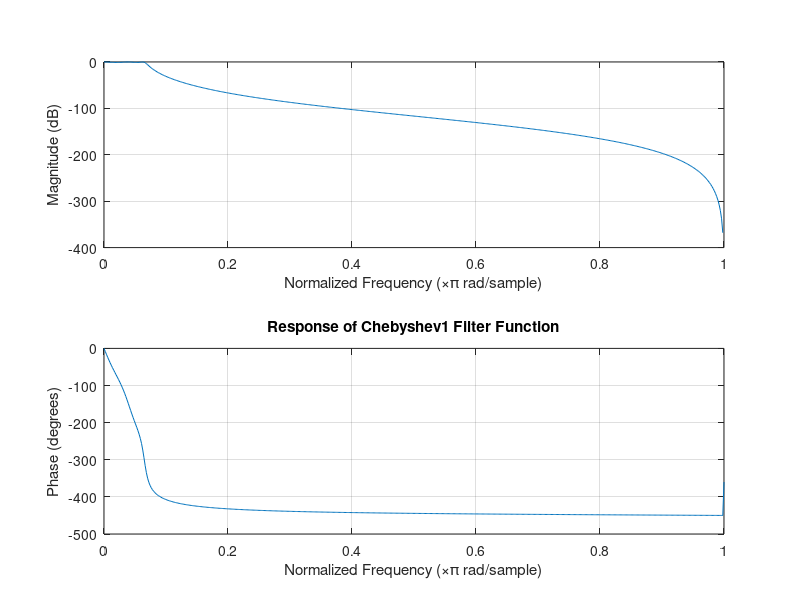
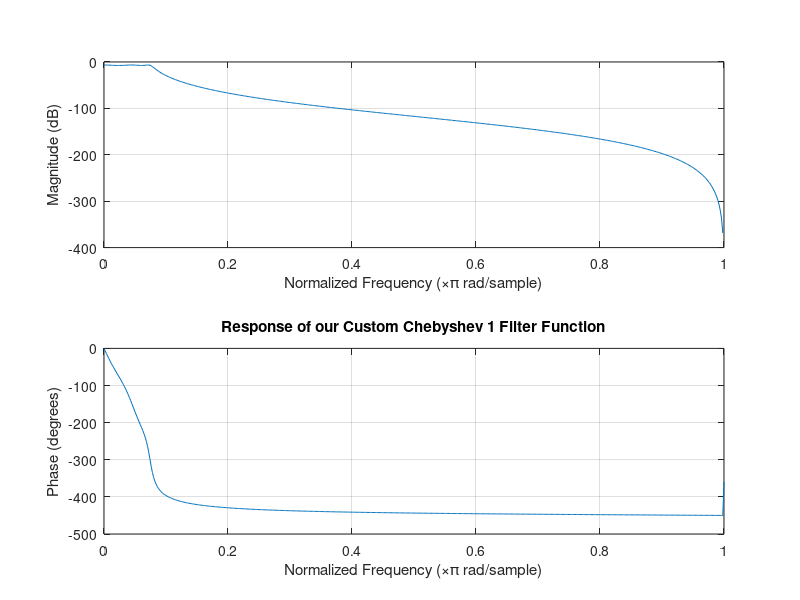

MATLAB code for these plots, in order:
w1 = 0.25*pi; 

w2 = 0.4*pi; 

a1 = 1; 

a2 = 30; 

T = 2; 

wp = tan(w1/2); 

ws = tan(w2/2); 

[N,wc] = cheb1ord(wp,ws,a1,a2,'s'); 

[b,a] = cheby1(N,a1,wc,'s'); 

[b,a] = bilinear(b,a,1/T); 

freqz(b,a); 

title('Response of Chebyshev1 Filter Function'); 

a1 = 10^((-1*a1)/20); 

E = (a1^-2 - 1)^0.5; 

a2 = 10^(-a2/20); 

N = acosh((1/E)*(((a2^-2)-1)^0.5)); 

N = N / acosh(ws/wp); 

N = ceil(N); 

wc = E^(-1/N) * wp; 

Y = ( 1 + (E^-2) )^0.5 + (E^-1) ; 

yn = ( Y^(1/N) ) -  ( Y^(-1/N) ); 

yn = 0.5 * yn; 

if mod(N,2 ) 

    K = 1:((N-1)/2); 

else 

    K = 1:(N/2); 

end 

bk = 2*yn*sin((2*K - 1 )*pi/(2*N)); 

if mod(N,2) 

    K = 1:((N-1)/2); 

else 

    K = 1:(N/2); 

end 

ck = (yn^2) + (cos(((2*K-1).*pi)./(2*N))).^2; 

if mod(N,2) 

    Bk = ck; 

else 

    mul  = (1 + E^2)^0.5; 

    Bk = ck * mul ;  

end 

flag = 0; 

if mod(N,2) 

    K = ((N-1)/2); 

    flag = 1; 

else 

    K = (N/2); 

end 

i = 1 ; 

num = Bk(i) * (wc^2); 

den = [ 1 , bk(i)*wc, ck(i) * (wc^2) ]; 

for i = 2:K 

    num_temp = Bk(i) * wc^2; 

    den_temp = [ 1 , bk(i)*wc, ck(i) * (wc^2) ]; 

    num = num * num_temp ; 

    den = conv(den,den_temp); 

     

end 

if flag  

    bo = yn; 

    co = yn; 

    num_temp = bo * wc^2 ;  

    den_temp = [ 1 , co  * wc ]; 

    num = num*num_temp; 

    den = conv(den,den_temp);  

end 

b= num; 

a = den; 

concat = zeros([1,N]); 

b = [concat,b]; 

[b,a] = bilinear(b,a,1/T); 

figure; 

freqz(b,a); 

title('Response of our Custom Chebyshev 1 Filter Function'); 